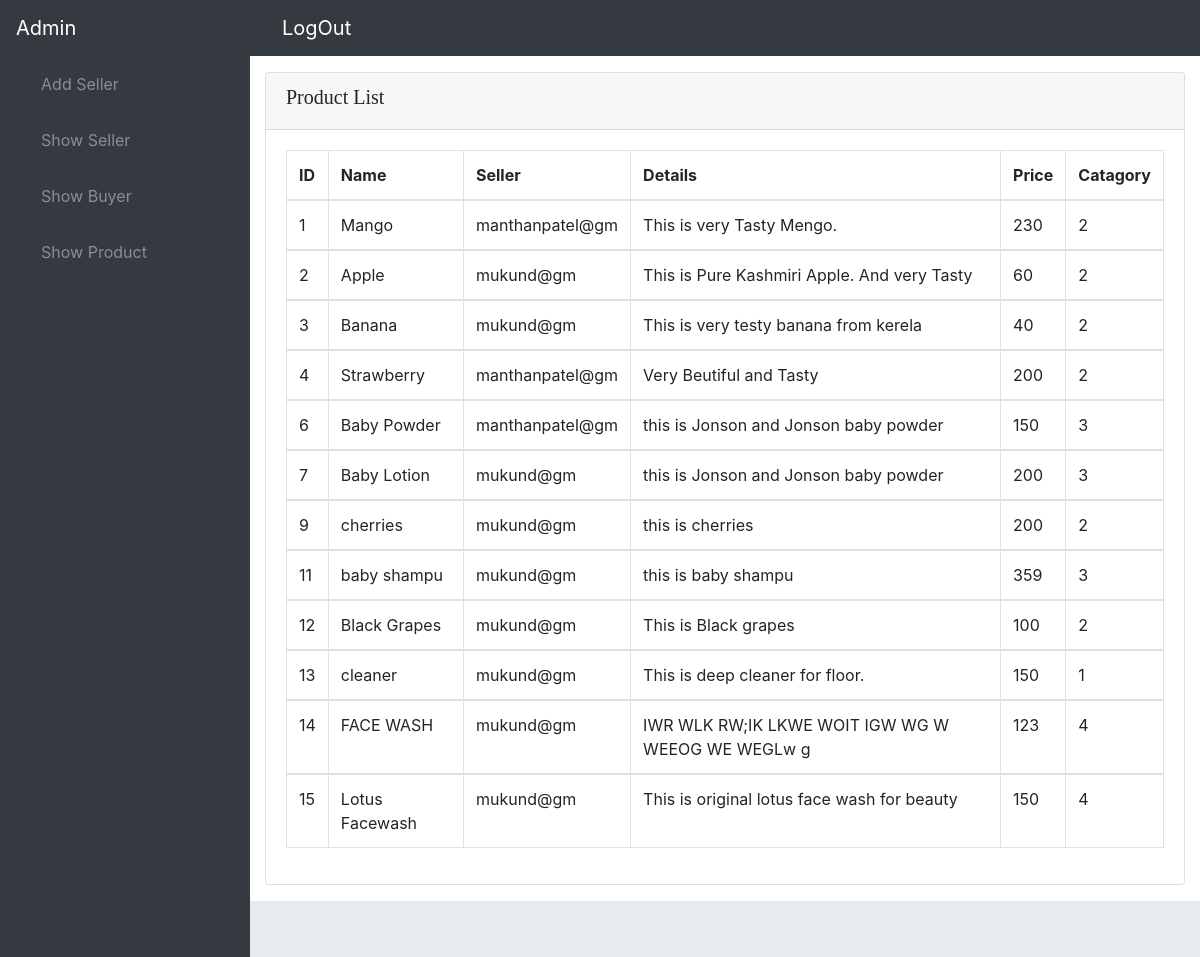
The app's page /Admin/showproduct.php (signed in) with its own data.
### tables this page shows
CREATE TABLE `admin_master` (
  `Admin_ID` varchar(20) NOT NULL,
  `Name` varchar(20) NOT NULL,
  `Password` varchar(30) NOT NULL
);

CREATE TABLE `product_master` (
  `P_ID` int(100) NOT NULL,
  `P_Name` varchar(100) NOT NULL,
  `Seller_ID` varchar(100) NOT NULL,
  `P_Detail` varchar(100) NOT NULL,
  `Price` double NOT NULL,
  `img` varchar(100) NOT NULL,
  `category_id` int(30) NOT NULL,
  `remove` tinyint(1) NOT NULL
);

### Admin/session.php (called while the page is built, shortened)
<?php
   include '../buyer/connection.php';
   if(isset($_SESSION['adminlogin']))
   {
       $user_check = $_SESSION['adminlogin'];
   $sql = "select Name from admin_master where Admin_ID = '$user_check' ";
   $result = mysqli_query($connect,$sql);
   $row =mysqli_fetch_assoc($result);
   $login_session = $row['Name'];
   }
?>

### Admin/showproduct.php (the view, shortened to what this page needs)
<!DOCTYPE html>
<html lang="en">
<head>
  <link href="vendor/bootstrap/css/bootstrap.min.css" rel="stylesheet">
  <link href="vendor/font-awesome/css/font-awesome.min.css" rel="stylesheet" type="text/css">
  <link href="vendor/datatables/dataTables.bootstrap4.css" rel="stylesheet">
  <link href="css/sb-admin.css" rel="stylesheet">
</head>
<body class="fixed-nav sticky-footer bg-dark" id="page-top">
  <nav class="navbar navbar-expand-lg navbar-dark bg-dark fixed-top" id="mainNav">
      <?php
                    include 'session.php';
                    if(!isset($_SESSION['adminlogin']))
                    {
                	?>
                        <a class="navbar-brand" data-placement="left" href="login.php" class="flex-c-m trans-04 p-lr-25">LogIn
                        </a>
                	<?php
                    }
                     else
                    {
                	?>
                        <a class="navbar-brand" data-placement="left" href="#" class="flex-c-m trans-04 p-lr-25">
                                <?php   echo $login_session;  ?>
                        </a>
                        <a class="navbar-brand" data-placement="left" href="logout.php" class="flex-c-m trans-04 p-lr-25">  LogOut
                        </a>
					<?php
						}
      ?>
     <div class="collapse navbar-collapse" id="navbarResponsive">
      <ul class="navbar-nav navbar-sidenav" id="exampleAccordion">
        <li class="nav-item" data-toggle="tooltip" data-placement="right" title="Dashboard">
          <a class="nav-link" href="addseller.php">
            <i class="fa fa-fw fa-dashboard"></i>
            <span class="nav-link-text">Add Seller</span>
          </a>
        </li>
        <li class="nav-item" data-toggle="tooltip" data-placement="right" title="Tables">
          <a class="nav-link" href="showseller.php">
           <i class="fa fa-fw fa-table"></i>
            <span class="nav-link-text">Show Seller</span>
          </a>
        </li>
        <li class="nav-item" data-toggle="tooltip" data-placement="right" title="Tables">
          <a class="nav-link" href="showbuyer.php">
            <i class="fa fa-fw fa-table"></i>
            <span class="nav-link-text">Show Buyer</span>
          </a>
        </li>
        <li class="nav-item" data-toggle="tooltip" data-placement="right" title="Tables">
         <a class="nav-link" href="showproduct.php">
            <i class="fa fa-fw fa-table"></i>
            <span class="nav-link-text">Show Product</span>
         </a>
        </li>
      </ul>
    </div>
</nav>
<div class="content-wrapper">
    <div class="container-fluid">
      <div class="card mb-3">
          <?php
          if(isset($user_check))
          {
              ?>
        <div class="card-header">
            <h5 style="font-family:Trebuchet MS">Product List</h5>
        </div>
        <div class="card-body">
          <div class="table-responsive">
			  <?php
                    include '../buyer/connection.php';
                    $sql = "SELECT * FROM product_master";
                        $result= mysqli_query($connect,$sql);
                        if(mysqli_num_rows($result) > 0)
                        {
				?>
            <table class="table table-bordered" id="dataTable" width="100%" cellspacing="0">
              <thead>
                <tr>
                  <th>ID</th>
                  <th>Name</th>
                    <th>Seller</th>
                  <th>Details</th>
                  <th>Price</th>
                  <th>Catagory</th>
                </tr>
              </thead>
				<?php
                            while($row = mysqli_fetch_assoc($result))
                            {
                ?>
              <tbody>
                <tr>
                  <td><?php echo $row["P_ID"];  ?></td>
                  <td><?php echo $row["P_Name"];  ?></td>
                    <td><?php echo $row["Seller_ID"];  ?></td>
                  <td><?php echo $row["P_Detail"];  ?></td>
                  <td><?php echo $row["Price"];  ?></td>
                  <td><?php echo $row["category_id"];  ?></td>
                </tr>
              </tbody>
             <?php
                            }
                    }
                else
					{
			 ?>
				<font color="black" face="verdana" size="5" align="center">SORRY!No Result Found.</font>
			<?php
					}
			?>
            </table>
          </div>
        </div>
      </div>
    </div>
    <?php
          }
          else
          {
              echo "PLEASE Login!";
          }
    ?>
    </div>
    <footer class="sticky-footer">
    </footer>
</body>
</html>

### Admin/css/sb-admin.css (style rules this page uses)
html { position: relative; min-height: 100%; }
body { overflow-x: hidden; }
body.sticky-footer { margin-bottom: 56px; }
body.sticky-footer .content-wrapper { min-height: calc(100vh - 56px - 56px); }
body.fixed-nav { padding-top: 56px; }
.content-wrapper { min-height: calc(100vh - 56px); padding-top: 1rem; }
#mainNav .navbar-collapse { overflow: auto; max-height: 75vh; }
#mainNav .navbar-collapse .navbar-nav .nav-item .nav-link { cursor: pointer; }
@media (min-width: 992px) { #mainNav .navbar-brand { width: 250px; } }
@media (min-width: 992px) { #mainNav .navbar-collapse { overflow: visible; max-height: none; } }
@media (min-width: 992px) { #mainNav .navbar-collapse .navbar-sidenav { position: absolute; top: 0; left: 0; -webkit-flex-direction: column; -ms-flex-direction: column; flex-direction: column; margin-top: 56px; } }
@media (min-width: 992px) { #mainNav .navbar-collapse .navbar-sidenav > .nav-item { width: 250px; padding: 0; } }
@media (min-width: 992px) { #mainNav .navbar-collapse .navbar-sidenav > .nav-item > .nav-link { padding: 1em; } }
@media (min-width: 992px) { #mainNav.fixed-top .navbar-sidenav { height: calc(100vh - 112px); } }
.content-wrapper { overflow-x: hidden; background: white; }
@media (min-width: 992px) { .content-wrapper { margin-left: 250px; } }
#mainNav.navbar-dark .navbar-collapse .navbar-sidenav > .nav-item > .nav-link { color: #868e96; }
@media (min-width: 992px) { #mainNav.navbar-dark .navbar-collapse .navbar-sidenav { background: #343a40; } }
footer.sticky-footer { position: absolute; right: 0; bottom: 0; width: 100%; height: 56px; background-color: #e9ecef; line-height: 55px; }
@media (min-width: 992px) { footer.sticky-footer { width: calc(100% - 250px); } }

### records on screen
admin_master: Name "Admin"
product_master: P_ID "1", P_Name "Mango", Seller_ID "manthanpatel@gm", P_Detail "This is very Tasty Mengo.", Price "230", category "2"
product_master: P_ID "2", P_Name "Apple", Seller_ID "mukund@gm", P_Detail "This is Pure Kashmiri Apple. And very Tasty", Price "60", category "2"
product_master: P_ID "3", P_Name "Banana", Seller_ID "mukund@gm", P_Detail "This is very testy banana from kerela", Price "40", category "2"
product_master: P_ID "4", P_Name "Strawberry", Seller_ID "manthanpatel@gm", P_Detail "Very Beutiful and Tasty", Price "200", category "2"
product_master: P_ID "6", P_Name "Baby Powder", Seller_ID "manthanpatel@gm", P_Detail "this is Jonson and Jonson baby powder", Price "150", category "3"
product_master: P_ID "7", P_Name "Baby Lotion", Seller_ID "mukund@gm", P_Detail "this is Jonson and Jonson baby powder", Price "200", category "3"
product_master: P_ID "9", P_Name "cherries", Seller_ID "mukund@gm", P_Detail "this is cherries", Price "200", category "2"
product_master: P_ID "11", P_Name "baby shampu", Seller_ID "mukund@gm", P_Detail "this is baby shampu", Price "359", category "3"
product_master: P_ID "12", P_Name "Black Grapes", Seller_ID "mukund@gm", P_Detail "This is Black grapes", Price "100", category "2"
product_master: P_ID "13", P_Name "cleaner", Seller_ID "mukund@gm", P_Detail "This is deep cleaner for floor.", Price "150", category "1"
product_master: P_ID "14", P_Name "FACE WASH", Seller_ID "mukund@gm", P_Detail "IWR WLK RW;IK LKWE WOIT IGW WG W WEEOG WE WEGLw g", Price "123", category "4"
product_master: P_ID "15", P_Name "Lotus Facewash", Seller_ID "mukund@gm", P_Detail "This is original lotus face wash for beauty", Price "150", category "4"
